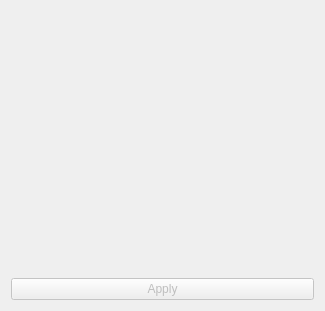
<?xml version="1.0" encoding="UTF-8"?>
<ui version="4.0">
 <class>New</class>
 <widget class="qMRMLWidget" name="New">
  <property name="geometry">
   <rect>
    <x>0</x>
    <y>0</y>
    <width>325</width>
    <height>311</height>
   </rect>
  </property>
  <layout class="QVBoxLayout" name="verticalLayout">
   <item>
    <widget class="QFrame" name="dynamicGridFrame">
     <layout class="QGridLayout" name="gridLayout">
      <!-- This is where the dynamic grid will be added -->
     </layout>
    </widget>
   </item>
   <!-- <item>
    <spacer name="verticalSpacer">
     <property name="orientation">
      <enum>Qt::Vertical</enum>
     </property>
     <property name="sizeHint" stdset="0">
      <size>
       <width>20</width>
       <height>40</height>
      </size>
     </property>
    </spacer>
   </item> -->
   <item>
    <widget class="QPushButton" name="applyButton">
     <property name="enabled">
      <bool>false</bool>
     </property>
     <property name="toolTip">
      <string>Run the algorithm.</string>
     </property>
     <property name="text">
      <string>Apply</string>
     </property>
    </widget>
   </item>
  </layout>
 </widget>
 <customwidgets>
  <customwidget>
   <class>qMRMLNodeComboBox</class>
   <extends>QWidget</extends>
   <header>qMRMLNodeComboBox.h</header>
  </customwidget>
  <customwidget>
   <class>qMRMLWidget</class>
   <extends>QWidget</extends>
   <header>qMRMLWidget.h</header>
   <container>1</container>
  </customwidget>
  <customwidget>
   <class>ctkCollapsibleButton</class>
   <extends>QWidget</extends>
   <header>ctkCollapsibleButton.h</header>
   <container>1</container>
  </customwidget>
  <customwidget>
   <class>ctkSliderWidget</class>
   <extends>QWidget</extends>
   <header>ctkSliderWidget.h</header>
  </customwidget>
 </customwidgets>
 <resources/>
 <connections>
  <connection>
   <sender>New</sender>
   <signal>mrmlSceneChanged(vtkMRMLScene*)</signal>
   <receiver>inputSelector</receiver>
   <slot>setMRMLScene(vtkMRMLScene*)</slot>
   <hints>
    <hint type="sourcelabel">
     <x>122</x>
     <y>132</y>
    </hint>
    <hint type="destinationlabel">
     <x>248</x>
     <y>61</y>
    </hint>
   </hints>
  </connection>
  <connection>
   <sender>New</sender>
   <signal>mrmlSceneChanged(vtkMRMLScene*)</signal>
   <receiver>outputSelector</receiver>
   <slot>setMRMLScene(vtkMRMLScene*)</slot>
   <hints>
    <hint type="sourcelabel">
     <x>82</x>
     <y>135</y>
    </hint>
    <hint type="destinationlabel">
     <x>220</x>
     <y>161</y>
    </hint>
   </hints>
  </connection>
  <connection>
   <sender>New</sender>
   <signal>mrmlSceneChanged(vtkMRMLScene*)</signal>
   <receiver>invertedOutputSelector</receiver>
   <slot>setMRMLScene(vtkMRMLScene*)</slot>
   <hints>
    <hint type="sourcelabel">
     <x>161</x>
     <y>8</y>
    </hint>
    <hint type="destinationlabel">
     <x>173</x>
     <y>176</y>
    </hint>
   </hints>
  </connection>
 </connections>
</ui>
